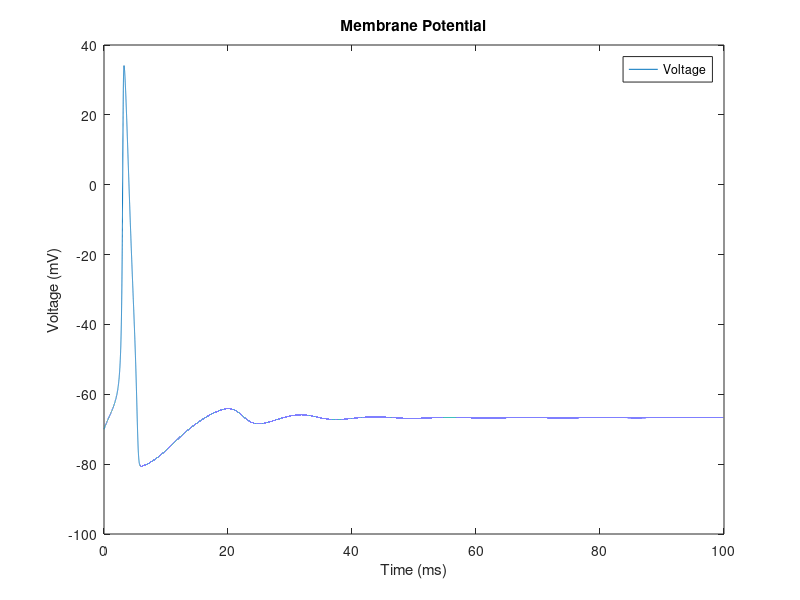
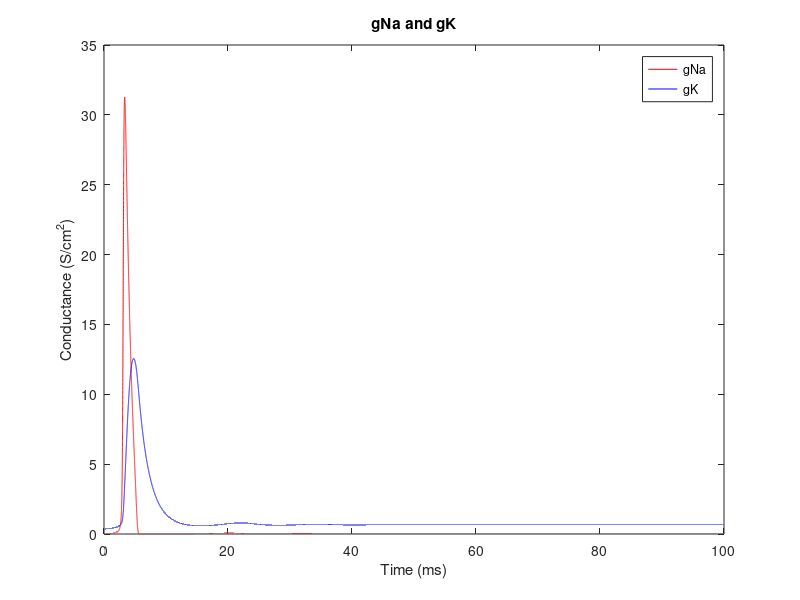

The MATLAB source for these figures, in order:
clc;
clear;
% Initialize Time
stepsize = 1/1000; % This is the step size taken to get from 0 to 100
t = [0:stepsize:100]; %Time

stimuli = ((length(t)-1)/200);% This is the length of the stimuli which is 
                              % scaled to be 0.5ms of the total 100ms of
                              % time ie 100/200 = 0.5
xs = 0; % Used below to determine the full length of the stimulation in the loop

% Constants
gKcon = 36; %mS/cm^2
gNacon = 120; %mS/cm^2
gL = 0.3; %mS/cm^2
EK = -12; %mS/cm^2
ENa = 115; %mV
EL = 10.6; %mV
Vrest = 0; %mV Originally -70mV, but this will be corrected at the end.
%Simplification method based on Piazza comment.
Cm = 1; %uF/cm^2

% Initial Conditions
Vm = ones(1,length(t)).*0; %Initializes the membrane voltage vector which
%is the same size as the time vector, to zero

am = 0.1*((25-Vrest)/(exp((25-Vrest)/10)-1));
bm = 4*exp(-1*Vrest/18);
an = 0.01*((10-Vrest)/(exp((10-Vrest)/10)-1));
bn = 0.125*exp(-1*Vrest/80);
ah = 0.07*exp(-1*Vrest/20);
bh = 1/(exp((30-Vrest)/10)+1);
% This block above are the given equations for alpha and beta

mo = am/(am+bm);
no = an/(an+bn);
ho = ah/(ah+bh);
% Calculates the initial probabilities m,n, and h

I = 0; %Injected current initialized to zero

m(1) = mo;
n(1) = no;
h(1) = ho;
gNa(1) = ((m(1))^3)*gNacon*h(1);
gK(1) = (n((1))^4)*gKcon;
% The first values are initialized into there respective vectors
% because the for loop starts at 2.

% The for loop starts at 2 so eulers method can be used so n(the next
% value) will bebase off of (n - 1)(the pervious value or "current")
for i = 2:length(t)
    
    am = 0.1*((25-Vm(i-1))/(exp((25-Vm(i-1))/10)-1));
    bm = 4*exp(-1*Vm(i-1)/18);
    an = 0.01*((10-Vm(i-1))/(exp((10-Vm(i-1))/10)-1));
    bn = 0.125*exp(-1*Vm(i-1)/80);
    ah = 0.07*exp(-1*Vm(i-1)/20);
    bh = 1/(exp((30-Vm(i-1))/10)+1);
    % The new values of the alpha's and beta's are calculated here
    % based off the previous (n-1) voltage value.
    
    m(i) = m(i-1)+(stepsize*((am*(1-m(i-1)))-(bm*m(i-1))));
    n(i) = n(i-1)+(stepsize*((an*(1-n(i-1)))-(bn*n(i-1))));
    h(i) = h(i-1)+(stepsize*((ah*(1-h(i-1)))-(bh*h(i-1))));
    % These are the derivative equations used to calculate the next
    % probabilities m,n, an h. These values are scaled by the step size
    
    gNa(i) = ((m(i-1))^3)*gNacon*h(i-1);
    gK(i) = (n((i-1))^4)*gKcon;
    % The calculation of conductances for Na and K.
    
    INa = ((m(i-1))^3)*gNacon*h(i-1)*(Vm(i-1)-ENa);
    IK = (n((i-1))^4)*gKcon*(Vm(i-1)-EK);
    IL = gL*(Vm(i-1)-EL);
    % The calculation of each individual currect based on the previous
    % voltage and/or probability values
    
    %Stimulated
    I = 5; %Stimulated the entire time besides the initial starting point

    Iion(i) = I - INa - IK - IL;
    % Total currect found as a summation
    
    dVm = (Iion(i)/Cm)*stepsize;
    % Derivative equation for voltage scaled be step size "time".
    
    Vm(i) = Vm(i-1)+(dVm);
    % New voltage calculation based off previous value and derivative
    
end

Vmm = Vm + ones(1,length(t))*-70;
% Each of the voltage values in the vector have the resting voltage of
% -70 added back to them since the initial value started a 0 instead of
% -70mV.

% Plots
figure
plot(t,Vmm)
%axis([0 100 -75 -65])
title('Membrane Potential')
xlabel('Time (ms)')
ylabel('Voltage (mV)')
legend('Voltage')

figure
plot(t,gNa,'r')
hold on
plot(t,gK,'b')
%axis([0 100 0 1])
title('gNa and gK')
xlabel('Time (ms)')
ylabel('Conductance (S/cm^2)')
legend('gNa','gK')





